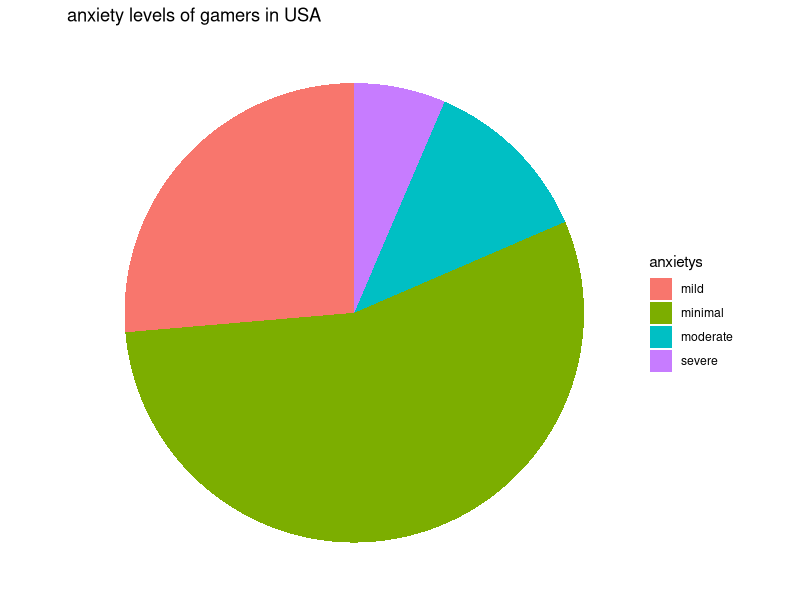

This figure's R source:
df <- read.csv(file = '../data/GamingStudy_filtered.csv', stringsAsFactors = TRUE)

library(ggplot2)
library(dplyr)
library(stringr)
library(tibble)
library(scales)

minimal_anxiety <- filter(df, GAD_T >= 0 & GAD_T <= 4)
mild_anxiety <- filter(df, GAD_T > 4 & GAD_T <= 9)
moderate_anxiety <- filter(df, GAD_T > 9 & GAD_T <= 14)
severe_anxiety <- filter(df, GAD_T > 14 & GAD_T <= 21)
# this creates dataframe for different groups of anxiety
minimal <- count(minimal_anxiety)
mild <- count(mild_anxiety)
moderate <- count(moderate_anxiety)
severe <- count(severe_anxiety)
# this code counts number of groups of anxiety
dats <- df %>%
  group_by(GAD_T) %>%
  mutate(anxiety = case_when(GAD_T > 14 ~ 'severe',
                             GAD_T > 9 ~ 'moderate',
                             GAD_T > 4 ~ 'mild',
                             TRUE ~ 'minimal'))
# this codes add the  column summerize the GAD_T level for each and labels them
total <- rbind(minimal, mild, moderate, severe)
totals <- total %>%
  mutate(anxietys = case_when(n == 294 ~ 'severe',
                             n == 552 ~ 'moderate',
                             n == 1204 ~ 'mild',
                             TRUE~ 'minimal'))
# this create a dataset of number of different levels and labels them
pie_chart <- ggplot(data = totals, aes(x = "", y = n, fill = anxietys))+
  geom_bar(stat = "identity") + 
  labs(title = "anxiety levels of gamers in USA") +
  coord_polar("y") +
  theme_void()
# this create a pie chart

